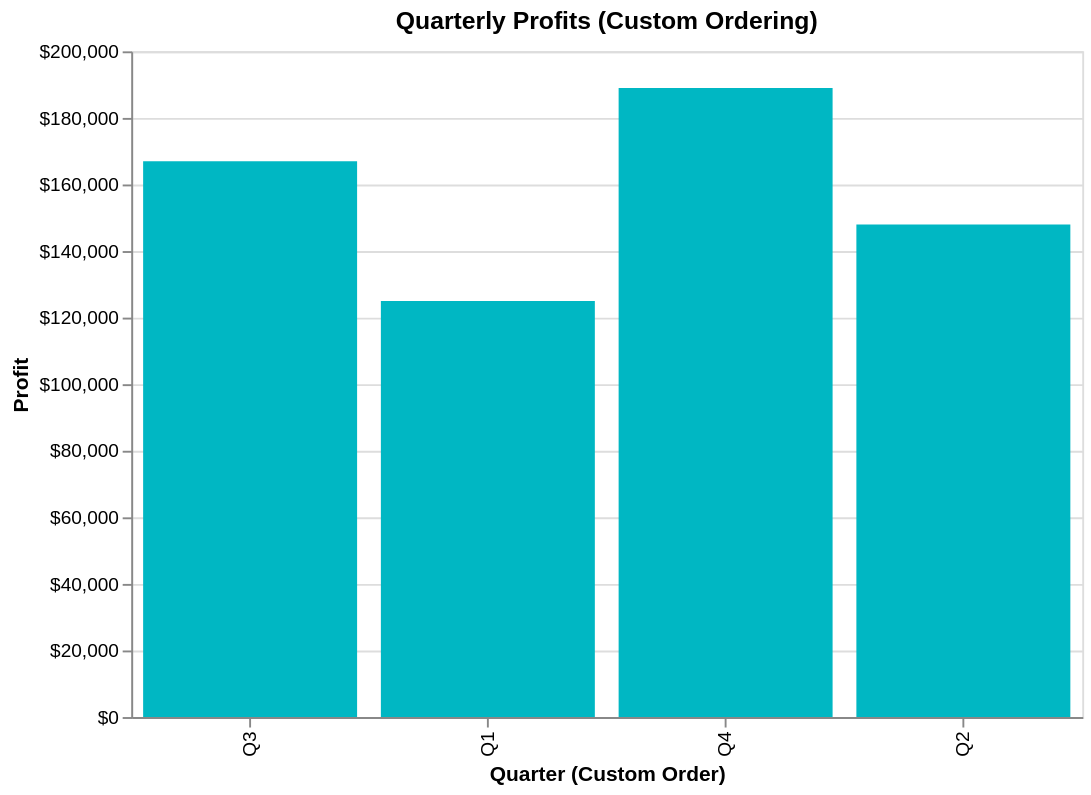

Write a Vega-Lite specification for this figure.
### Vega-Lite specification from a JSON file in a GitHub repository (floating-point values rounded to 4 significant figures)
{"$schema": "https://vega.github.io/schema/vega-lite/v5.json", "description": "Quarterly results in custom order (Q3, Q1, Q4, Q2)", "width": 500, "height": 350, "data": {"values": [{"quarter": "Q1", "profit": 125000}, {"quarter": "Q2", "profit": 148000}, {"quarter": "Q3", "profit": 167000}, {"quarter": "Q4", "profit": 189000}]}, "mark": {"type": "bar", "color": "#00B7C3"}, "encoding": {"x": {"field": "quarter", "type": "nominal", "sort": ["Q3", "Q1", "Q4", "Q2"], "axis": {"title": "Quarter (Custom Order)"}}, "y": {"field": "profit", "type": "quantitative", "axis": {"title": "Profit", "format": "$,.0f"}}}, "title": "Quarterly Profits (Custom Ordering)"}
